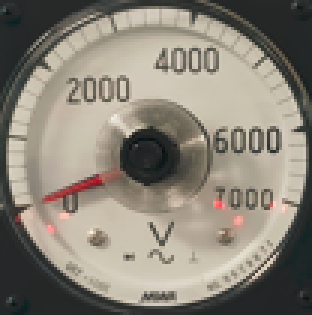
#> input picture image/t1.png, 104 x 105 px (shown 3 times larger); its folder holds 4 pictures in this run
$ python meter_reading.py
#> lines starting #> are read from the running program, lines starting #| are printed output that depends on the picture; after the words box and inside, x2 and y2 are one past the last pixel; in counts of white or black regions, pixels touching at a corner belong together; pictures that were not available may be replaced by others from this repository, and a replacement may not be noted
import cv2
import numpy as np
from math import cos, pi, sin, acos

#centers表示所有模板图片的指针中心点坐标，(0,0)位于图片左上角
centers = [[47,50],[67,74],[102,96],[63,64],[66,67],[65,67],[107,105],[104,106],[94,89],[57,55],[66,71]]
#scales表示所有模板图片刻度线所在坐标
scales=[{0:(8,68),1000:(7,46),2000:(14,20),3000:(38,8),4000:(64,5),5000:(84,22),6000:(98,42),7000:(96,66)},
        {0:(13,67),150:(17,50),200:(21,36),250:(30,27),300:(41,22),450:(65,18)},
        {0:(24,97),1000:(27,73),1500:(30,50),2000:(47,40),2500:(56,28),3000:(68,25),4000:(83,16),5000:(93,16),6000:(99,17)},
        {0:(14,63),50:(19,48),100:(26,29),150:(44,17),200:(65,13)},
        {0:(14,67),200:(17,46),300:(24,32),400:(36,22),500:(50,15),600:(65,13)},
        {0:(15,66),10:(14,55),20:(19,39),30:(32,36),40:(46,15),50:(63,13)},
        {0:(30,105),1:(26,86),2:(36,71),3:(40,52),4:(58,42),5:(71,27),6:(90,27),7.2:(110,19)},
        {0:(20,105),20:(21,80),40:(35,58),60:(54,39),80:(77,27),100:(101,26)},
        {0:(25,90),0.5:(24,77),1.0:(32,57),1.5:(47,38),2.0:(66,24),2.5:(91,19)},
        {0:(13,55),100:(12,45),200:(18,29),300:(29,19),400:(38,12),600:(57,10)},
        {0:(18,71),200:(16,62),400:(21,43),600:(31,26),800:(43,18),1000:(64,14)}]
#angles表示所有模板图片对应刻度相对中心点的角度
angles=[]
#模板原图大小
original_template_image_size = [(128,124),(107,105),(164,166),(99,97),(104,107),(106,99),(163,160),(161,162),(140,140),(95,104),(112,114)]

#计算各个模板图刻度对应的角度
def calculate_angles(centers, scales):
    template_number = len(centers)
    for i in range(0, template_number):
        angles.append({})
        #print(f"模板{i+1}：")
        for k, v in scales[i].items():
            #第一个模板图片为圆形表盘，以中心点为轴，→为起始边向下旋转所成角度为r,r属于(0,360)
            if i == 0:
                r = acos((v[0] - centers[i][0])/((v[0] - centers[i][0]) ** 2 + (v[1] - centers[i][1]) ** 2) ** 0.5)
                r = int(r * 180 / pi)
                if 1000 < k < 7000:
                    r = 360 - r
            else:
                r = acos((centers[i][0] - v[0])/((v[0] - centers[i][0]) ** 2 + (v[1] - centers[i][1]) ** 2) ** 0.5)
                r = int(r * 180 / pi)
            angles[i][k]=r
            #print(f"{k}刻度的角度为:",angles[i][k])

calculate_angles(centers,scales)


#根据角度和表盘类型，求得指针式仪表盘数值
def get_pointer_meter_value(angle, template_type):
    #value是所要求得指针数值，scale_value_down是刚好小于指针数值的表盘刻度数值，scale_value_over是刚好大于指针数值的表盘刻度数值
    value = 0
    scale_value_down = -1
    scale_value_up = 0

    #表盘为圆形
    if template_type == 0:
        if angles[template_type][0] < angle < angles[template_type][1000]:
            scale_value_down = 0
            scale_value_up = 1000
        elif angles[template_type][1000] < angle < angles[template_type][2000]:
            scale_value_down = 1000
            scale_value_up = 2000
        elif angles[template_type][2000] < angle < angles[template_type][3000]:
            scale_value_down = 2000
            scale_value_up = 3000
        elif angles[template_type][3000] < angle < angles[template_type][4000]:
            scale_value_down = 3000
            scale_value_up = 4000
        elif angles[template_type][4000] < angle < angles[template_type][5000]:
            scale_value_down = 4000
            scale_value_up = 5000
        elif angles[template_type][5000] < angle < angles[template_type][6000]:
            scale_value_down = 5000
            scale_value_up = 6000
        elif angles[template_type][7000] < angle < angles[template_type][0]:
            return 0
        else:
            angles_difference_angle = angles[template_type][7000] + 360 - angles[template_type][6000]
            if angle > angles[template_type][6000]:
                pointer_difference_angle = angle - angles[template_type][6000]
            else:
                pointer_difference_angle = angle + 360 - angles[template_type][6000]
            value = 6000 + 1000 * pointer_difference_angle / angles_difference_angle
            return value

    #表盘为四分之一圆
    else:
        for k,v in angles[template_type].items():
            if angle < v:
                if k==0:
                    return 0
                else:
                    scale_value_up = k
                    if scale_value_down != -1:
                        break;
            else:
                scale_value_down = k

    angles_difference_angle = angles[template_type][scale_value_up] - angles[template_type][scale_value_down] #刻度线间角度差值
    pointer_difference_angle = angle - angles[template_type][scale_value_down]#下游刻度线与指针角度的差值
    value = scale_value_down + (scale_value_up-scale_value_down) * pointer_difference_angle / angles_difference_angle
    return value

#get_pointer_meter_value(270,0)
#模板匹配方法
methods = ['cv2.TM_CCOEFF', 'cv2.TM_CCOEFF_NORMED', 'cv2.TM_CCORR',
               'cv2.TM_CCORR_NORMED', 'cv2.TM_SQDIFF', 'cv2.TM_SQDIFF_NORMED']
method = cv2.TM_CCOEFF_NORMED

#图片数量
img_number = 58
#图片读数结果
meter_reading_result = [0 for i in range(img_number)]

#各个模板图片对应的图片编号,共11个模板图片，58个图片
template_index = [[1,2,44,45],
                  [3,10,23,28,52],
                  [4,5,6,7,8,9,11,12,13,24,25,26,29,30,31,32,33,34,49,50,51,53,54,55],
                  [14,35,56],
                  [15],
                  [16],
                  [17,18,19,22,36,37,38,39,42,58],
                  [20,40],
                  [21,41,43,57],
                  [27],
                  [46,47,48]]

f = open('output.txt', 'w')

def get_match_rect(template, img, method):
    #获取模板匹配的矩形的左上角和右下角的坐标
    w, h = template.shape[1], template.shape[0]
    res = cv2.matchTemplate(img, template, method)
    mn_val, max_val, min_loc, max_loc = cv2.minMaxLoc(res)
    # 使用不同的方法，对结果的解释不同
    if method in [cv2.TM_SQDIFF, cv2.TM_SQDIFF_NORMED]:
        top_left = min_loc
    else:
        top_left = max_loc
    bottom_right = (top_left[0] + w, top_left[1] + h)
    return top_left, bottom_right

# [12 lines of commented-out code are left out]
def gaussian_filter(img):
    gaussian = cv2.GaussianBlur(img, (3, 3), 0)
    return gaussian

#获取指定图片的指针角度
def get_pointer_angle(img, template_type):
    #shape = img.shape
    center = centers[template_type]
    center_x = center[0]
    center_y = center[1]
    freq_list = []
    #圆形表盘
    if template_type == 0:
        for i in range(361):
            x = 0.6 * center_x * cos(i * pi / 180) + center_x
            y = 0.6 * center_x * sin(i * pi / 180) + center_y
            x1 = 0.4 * center_x * cos(i * pi / 180) + center_x
            y1 = 0.4 * center_x * sin(i * pi / 180) + center_y
            temp = img.copy()
            cv2.line(temp, (int(x1), int(y1)), (int(x), int(y)), 255, thickness=2)
            freq_list.append((np.sum(temp), i))
            #cv2.imshow('get_pointer_angle', temp)
            #cv2.waitKey(10)
    else:
        for i in range(91):
            x = center_x - 0.6 * center_x * cos(i * pi / 180)
            y = center_y - 0.6 * center_x * sin(i * pi / 180)
            temp = img.copy()
            cv2.line(temp, (center_x, center_y), (int(x), int(y)), 255, thickness=2)
            freq_list.append((np.sum(temp), i))
            #cv2.imshow('get_pointer_angle', temp)
            #cv2.waitKey(30)
    #cv2.destroyAllWindows()
    freq = max(freq_list, key = lambda x:x[0])
    return freq[1]

#对于一红一黑双指针，先识别出红指针
def get_red_pointer_angle(img, template_type):
    center = centers[template_type]
    center_x = center[0]
    center_y = center[1]
    freq_list = []
    for i in range(91):
        x = center_x - 0.6 * center_x * cos(i * pi / 180)
        y = center_y - 0.6 * center_y * sin(i * pi / 180)
        temp = img.copy()
        cv2.line(temp, (center_x, center_y), (int(x), int(y)), (0, 0, 255), thickness=2)
        #cv2.imshow('red_pointer', temp)
        #cv2.waitKey(30)
        temp = np.sum(temp, axis=0)
        temp = np.sum(temp, axis=0)
        #获取图片中红色亮度的总和
        temp = temp[2]
        freq_list.append((np.sum(temp), i))
    #cv2.destroyAllWindows()
    freq = min(freq_list, key = lambda x:x[0])
    red_pointer_angle = freq[1]
    return red_pointer_angle

#展示图片刻度值
def display_result(result):
    length = len(result)
    print("---------------------------------------", file = f)
    for i in range(length):
        if type(result[i]) == tuple:
            #print(i)
            #print(result[i])
            print("{}、red:{:.2f},black:{:.2f}".format((i+1), result[i][0], result[i][1]), file = f)
        else:
            print("{}、{:.2f}".format((i+1), result[i]), file = f)
    print("---------------------------------------", file = f)

#在原图中画出指针位置，对于一红一黑指针情况，白线代表红指针，绿线代表黑指针
def draw_line(img, template_type, index, angle):

    center_x = centers[template_type][0]
    center_y = centers[template_type][1]
    temp = img.copy()
    if template_type == 0:
        x = 0.6 * center_x * cos(angle * pi / 180) + center_x
        y = 0.6 * center_x * sin(angle * pi / 180) + center_y
        x1 = 0.4 * center_x * cos(angle * pi / 180) + center_x
        y1 = 0.4 * center_x * sin(angle * pi / 180) + center_y
        cv2.line(temp, (int(x1), int(y1)), (int(x), int(y)), (255, 255, 255), thickness=2)
    elif template_type == 2 or template_type == 9 or template_type == 10:
        red_pointer_angle, black_pointer_angle = angle
        x1 = center_x - 0.6 * center_x * cos(red_pointer_angle * pi / 180)
        y1 = center_y - 0.6 * center_x * sin(red_pointer_angle * pi / 180)
        cv2.line(temp, (center_x, center_y), (int(x1), int(y1)), (255, 255, 255), thickness=2)
        x2 = center_x - 0.6 * center_x * cos(black_pointer_angle * pi / 180)
        y2 = center_y - 0.6 * center_x * sin(black_pointer_angle * pi / 180)
        cv2.line(temp, (center_x, center_y), (int(x2), int(y2)), (0, 255, 0), thickness=2)
    else:
        x = center_x - 0.6 * center_x * cos(angle * pi / 180)
        y = center_y - 0.6 * center_x * sin(angle * pi / 180)
        cv2.line(temp, (center_x, center_y), (int(x), int(y)), (255, 255, 255), thickness=2)
    img_path = "result/" + str(index) + ".png"
    cv2.imwrite(img_path, temp)

if __name__ == '__main__':
    for i in range(0,len(template_index)):
    #for i in range(0,1):
        template = cv2.imread("image/t%s.png" % (i+1))
#> template is the input picture: shape (105, 104, 3); mean B, G, R 120.1, 131.6, 137.9
        template = cv2.cvtColor(template, cv2.COLOR_BGR2GRAY)
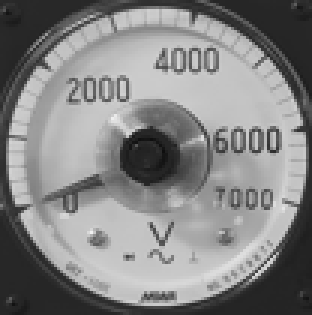
#> template: shape (105, 104) (shown 3 times larger); min 14, max 241, mean 132.2
        #cv2.imshow('template',template)
        #cv2.waitKey(0)
        #cv2.destroyAllWindows()
        center = centers[i]
        for j in template_index[i]:
            img = cv2.imread("image/%s.png" % j)
            img_grayscale = cv2.cvtColor(img,cv2.COLOR_BGR2GRAY) #灰度图
            img_resized = cv2.resize(img_grayscale, original_template_image_size[i]) #将灰度图改变至模板原图尺寸
            top_left,bottom_right=get_match_rect(template, img_resized, method)
#> in get_match_rect, `res = cv2.matchTemplate(img, template, method)`:
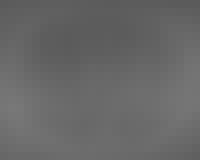
#> res: shape (20, 25) float32 (shown 8 times larger); min 0.358, max 0.471, mean 0.408
#> in get_match_rect, `mn_val, max_val, min_loc, max_loc = cv2.minMaxLoc(res)`: mn_val = 0.358; max_val = 0.471; min_loc = (24, 0); max_loc = (1, 13)
#> in get_match_rect, `bottom_right = (top_left[0] + w, top_left[1] + h)`: bottom_right = (105, 118)
#> top_left = (1, 13); bottom_right = (105, 118)
            cv2.rectangle(img_resized, top_left, bottom_right, 255, 2)
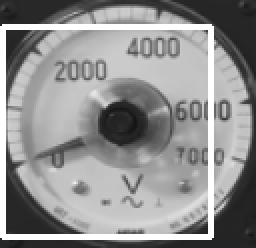
#> img_resized: shape (124, 128) (shown 2 times larger); min 20, max 255, mean 143.9
            #cv2.imshow('img',img_resized)
            #cv2.waitKey(0)
            #cv2.destroyAllWindows()
            img_new = img_resized[top_left[1]:bottom_right[1]+1, top_left[0]:bottom_right[0]+1]
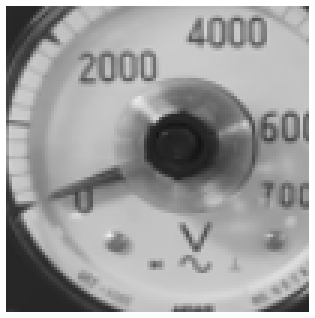
#> img_new: shape (106, 105) (shown 3 times larger); min 20, max 255, mean 159
            #cv2.imshow('new image',img_new)
            #cv2.waitKey(0)
            #cv2.destroyAllWindows()
            img_original_resized = cv2.resize(img, original_template_image_size[i])
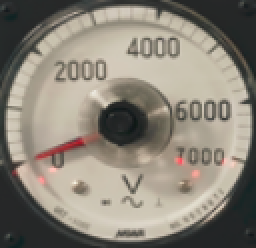
#> img_original_resized: shape (124, 128, 3) (shown 2 times larger); mean B, G, R 120, 131.5, 137.8
            img_original_new = img_original_resized[top_left[1]:bottom_right[1]+1, top_left[0]:bottom_right[0]+1]
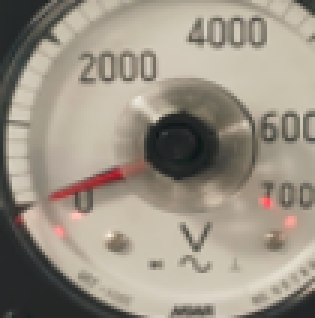
#> img_original_new: shape (106, 105, 3) (shown 3 times larger); mean B, G, R 133.6, 147, 155.5
            if i == 2 or i == 9 or i == 10:
                #img_original_resized = cv2.resize(img,original_template_image_size[i])
                #img_original_new = img_original_resized[top_left[1]:bottom_right[1]+1,top_left[0]:bottom_right[0]+1]
                red_pointer_angle = get_red_pointer_angle(img_original_new, i)

                center_x = center[0]
                center_y = center[1]
                x1 = center_x - 0.6 * center_x * cos(red_pointer_angle * pi / 180)
                y1 = center_y - 0.6 * center_x * sin(red_pointer_angle * pi / 180)
                temp = img_new.copy()
                cv2.line(temp, (center_x, center_y), (int(x1), int(y1)), 255, thickness=2)
                #cv2.imshow("temp",temp)
                #cv2.waitKey(0)
                #cv2.destroyAllWindows()
                black_pointer_angle = get_pointer_angle(temp, i)
                # [4 lines of commented-out code are left out]
                angle = (red_pointer_angle, black_pointer_angle)
                draw_line(img_original_new, i, j, angle)
                red_value = get_pointer_meter_value(red_pointer_angle, i)
                black_value = get_pointer_meter_value(black_pointer_angle, i)
                meter_reading_result[j-1] = (red_value, black_value)
                continue

            angle = get_pointer_angle(img_new, i)
#> after the loop in get_pointer_angle, `for i in range(361):`: freq_list = 361 pairs, first value 1771223 to 1776955, second value 0 to 360
#> in get_pointer_angle, `freq = max(freq_list, key = lambda x:x[0])`: freq = (1776955, 0)
#> angle = 0

            #将匹配结果在原图中画出来
            draw_line(img_original_new, i, j, angle)
#> in draw_line, `center_x = centers[template_type][0]`: center_x = 47
#> in draw_line, `center_y = centers[template_type][1]`: center_y = 50
#> in draw_line, `x = 0.6 * center_x * cos(angle * pi / 180) + center_x`: x = 75.2
#> in draw_line, `y = 0.6 * center_x * sin(angle * pi / 180) + center_y`: y = 50
#> in draw_line, `x1 = 0.4 * center_x * cos(angle * pi / 180) + center_x`: x1 = 65.8
#> in draw_line, `y1 = 0.4 * center_x * sin(angle * pi / 180) + center_y`: y1 = 50
#> in draw_line, `cv2.line(temp, (int(x1), int(y1)), (int(x), int(y)), (255, 255, 255), ..`:
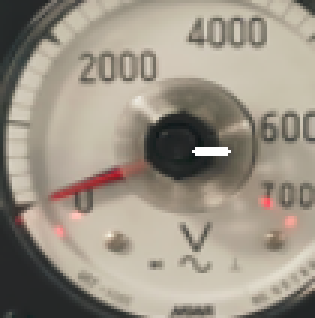
#> temp: shape (106, 105, 3) (shown 3 times larger); 0.31% of pixels changed, all inside (x1, y1, x2, y2) = (64, 49, 77, 52)
            #cv2.imwrite(f"result/{img_index}.png",)
            #print(f"{j}图片指针角度为：",int(angle))
            #print("刻度为：{:.2f}".format(get_pointer_meter_value(angle,i)))
            meter_reading_result[j-1] = get_pointer_meter_value(angle, i)
#> in get_pointer_meter_value, `angles_difference_angle = angles[template_type][7000] + 360 - angles[t..`: angles_difference_angle = 26
#> in get_pointer_meter_value, `pointer_difference_angle = angle + 360 - angles[template_type][6000]`: pointer_difference_angle = 8
#> in get_pointer_meter_value, `value = 6000 + 1000 * pointer_difference_angle / angles_difference_angle`: value = 6307.7
#> (the run stopped early here; a loop or call above may not have finished)
